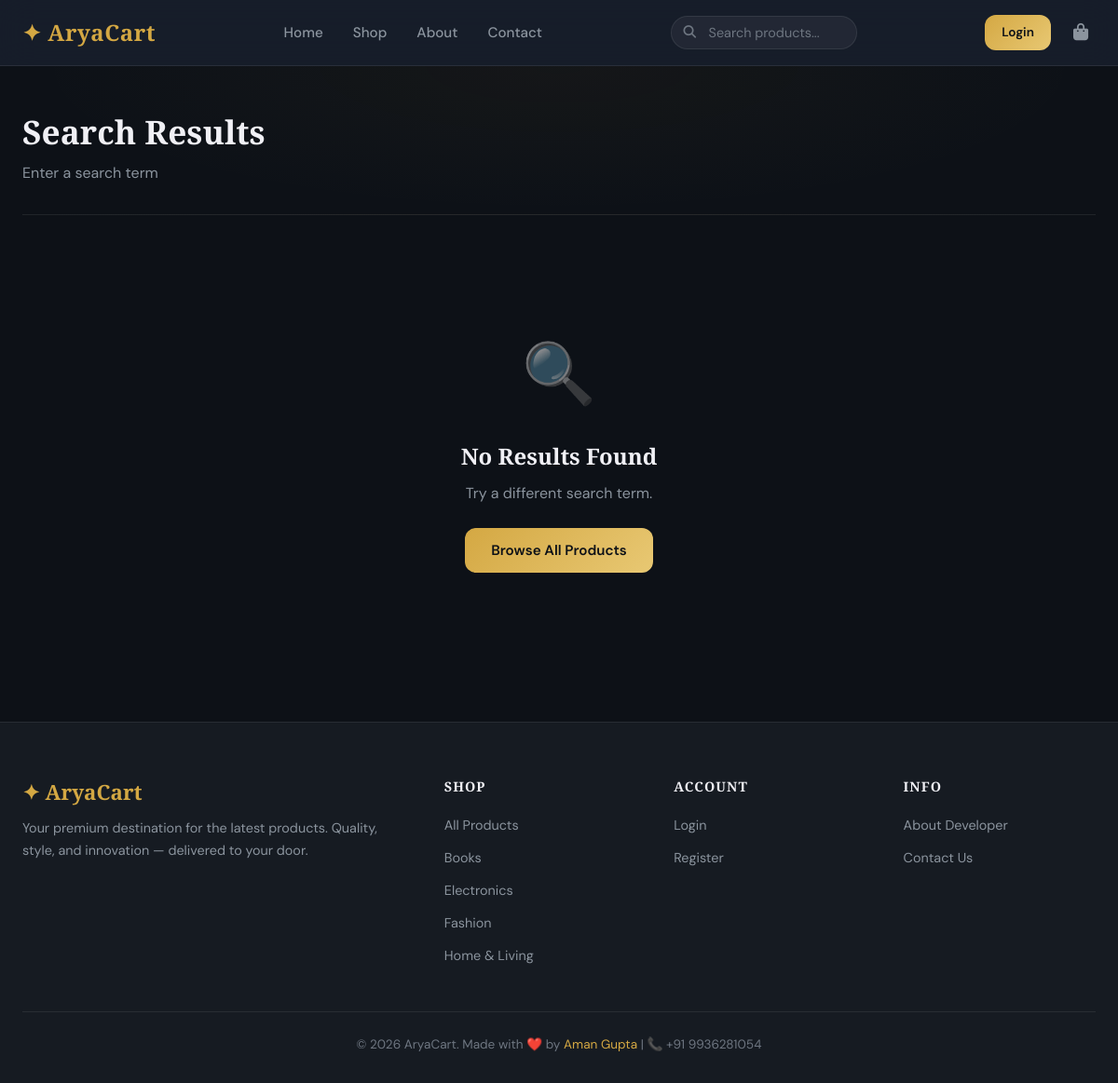
The app's page /search/ with its own data.
### store/models.py (models this page shows, shortened)
class Category(models.Model):
    name = models.CharField(max_length=200)
    slug = models.SlugField(max_length=200, unique=True)
    image = models.ImageField(upload_to='categories/', blank=True, null=True)
    description = models.TextField(blank=True)
    class Meta:
        verbose_name_plural = 'Categories'
        ordering = ['name']

### store/views.py (the view)
# urls.py: path('search/', views.search, name='search'),
def search(request):
    query = request.GET.get('q', '')
    products = Product.objects.none()
    if query:
        products = Product.objects.filter(
            Q(name__icontains=query) | Q(description__icontains=query),
            is_available=True,
        )
    context = {
        'products': products,
        'query': query,
    }
    return render(request, 'store/search.html', context)

### cart/context_processors.py (called while the page is built)
def cart_count(request):
    count = 0
    try:
        if request.user.is_authenticated:
            cart = Cart.objects.filter(user=request.user).first()
        else:
            session_key = request.session.session_key
            if session_key:
                cart = Cart.objects.filter(session_key=session_key, user=None).first()
            else:
                cart = None
        if cart:
            count = cart.total_items
    except Exception:
        pass
    return {'cart_count': count}

### store/context_processors.py (called while the page is built)
def categories_processor(request):
    return {'all_categories': Category.objects.all()}

### templates/store/search.html (shortened to what this page needs)
{% extends 'base.html' %}
{% load humanize %}
{% block content %}
<div class="container">
    <div class="page-header"><h1>Search Results</h1><p>{% if query %}Showing results for "<strong>{{ query }}</strong>"{% else %}Enter a search term{% endif %}</p></div>
    {% if products %}
    <p class="result-count" style="margin-bottom:1.5rem;">{{ products|length }} product{{ products|length|pluralize }} found</p>
    <div class="product-grid">
        {% for product in products %}
        <div class="product-card">
            <a href="{{ product.get_absolute_url }}" class="card-image">
                {% if product.image %}<img src="{{ product.image.url }}" alt="{{ product.name }}">
                {% else %}<div class="image-placeholder"><span class="initials">{{ product.name.0 }}{{ product.name.1 }}</span></div>{% endif %}
            </a>
            <div class="card-body">
                <div class="card-category">{{ product.category.name }}</div>
                <h3 class="card-title"><a href="{{ product.get_absolute_url }}">{{ product.name }}</a></h3>
                <div class="card-price">{% if product.discount_price %}<span class="price-sale">₹{{ product.discount_price|intcomma }}</span><span class="price-original">₹{{ product.price|intcomma }}</span>{% else %}<span class="price-current">₹{{ product.price|intcomma }}</span>{% endif %}</div>
                <a href="{% url 'cart:add_to_cart' product.id %}" class="btn-gold btn-sm btn-block add-to-cart-btn"><i class="fas fa-cart-plus"></i> Add to Cart</a>
            </div>
        </div>
        {% endfor %}
    </div>
    {% else %}
    <div class="empty-state"><div class="empty-icon">🔍</div><h3>No Results Found</h3><p>Try a different search term.</p><a href="{% url 'store:product_list' %}" class="btn-gold">Browse All Products</a></div>
    {% endif %}
</div>
{% endblock %}

### templates/base.html (shortened to what this page needs)
{% load static %}
<!DOCTYPE html>
<html lang="en">
<head>
    <link rel="stylesheet" href="https://cdnjs.cloudflare.com/ajax/libs/font-awesome/6.5.0/css/all.min.css">
    <link rel="stylesheet" href="{% static 'css/main.css' %}">
</head>
<body>
    <nav class="navbar">
        <div class="container">
            <a href="{% url 'store:home' %}" class="nav-brand" data-no-transition>✦ AryaCart</a>
            <ul class="nav-links">
                <li><a href="{% url 'store:home' %}">Home</a></li>
                <li><a href="{% url 'store:product_list' %}">Shop</a></li>
                <li><a href="{% url 'pages:about' %}">About</a></li>
                <li><a href="{% url 'pages:contact' %}">Contact</a></li>
            </ul>
            <div class="nav-search">
                <i class="fas fa-search search-icon"></i>
                <form action="{% url 'store:search' %}" method="GET">
                    <input type="text" name="q" placeholder="Search products..." autocomplete="off">
                </form>
            </div>
            <div class="nav-actions">
                {% if user.is_authenticated %}
                <a href="{% url 'store:wishlist_view' %}" class="nav-action-btn" title="Wishlist"><i class="fas fa-heart"></i></a>
                <a href="{% url 'store:watch_history' %}" class="nav-action-btn" title="Watch History"><i class="fas fa-clock-rotate-left"></i></a>
                <a href="{% url 'accounts:profile' %}" class="nav-action-btn" title="Profile"><i class="fas fa-user"></i></a>
                <a href="{% url 'accounts:logout' %}" class="nav-action-btn" title="Logout"><i class="fas fa-sign-out-alt"></i></a>
                {% else %}
                <a href="{% url 'accounts:login' %}" class="btn-gold btn-sm">Login</a>
                {% endif %}
                <a href="{% url 'cart:cart_view' %}" class="nav-action-btn cart-link" title="Cart">
                    <i class="fas fa-shopping-bag"></i>
                </a>
            </div>
        </div>
    </nav>
    <main>{% block content %}{% endblock %}</main>
    <footer class="footer">
        <div class="container">
            <div class="footer-grid">
                <div class="footer-brand">
                    <h3>✦ AryaCart</h3>
                    <p>Your premium destination for the latest products. Quality, style, and innovation — delivered to your door.</p>
                </div>
                <div class="footer-col">
                    <h4>Shop</h4>
                    <ul>
                        <li><a href="{% url 'store:product_list' %}">All Products</a></li>
                        {% for cat in all_categories|slice:":4" %}
                        <li><a href="{% url 'store:category_products' slug=cat.slug %}">{{ cat.name }}</a></li>
                        {% endfor %}
                    </ul>
                </div>
                <div class="footer-col">
                    <h4>Account</h4>
                    <ul>
                        {% if user.is_authenticated %}
                        <li><a href="{% url 'accounts:profile' %}">My Profile</a></li>
                        <li><a href="{% url 'orders:order_history' %}">Order History</a></li>
                        <li><a href="{% url 'store:watch_history' %}">Watch History</a></li>
                        {% else %}
                        <li><a href="{% url 'accounts:login' %}">Login</a></li>
                        <li><a href="{% url 'accounts:register' %}">Register</a></li>
                        {% endif %}
                    </ul>
                </div>
                <div class="footer-col">
                    <h4>Info</h4>
                    <ul>
                        <li><a href="{% url 'pages:about' %}">About Developer</a></li>
                        <li><a href="{% url 'pages:contact' %}">Contact Us</a></li>
                    </ul>
                </div>
            </div>
            <div class="footer-bottom">
                <p>&copy; 2026 AryaCart. Made with ❤️ by <a href="https://github.com/aryaaman577" style="color:var(--gold);">Aman Gupta</a> | 📞 +91 9936281054</p>
            </div>
        </div>
    </footer>
</body>
</html>

### records on screen
Category: name "Books"
Category: name "Electronics"
Category: name "Fashion"
Category: name "Home & Living"
